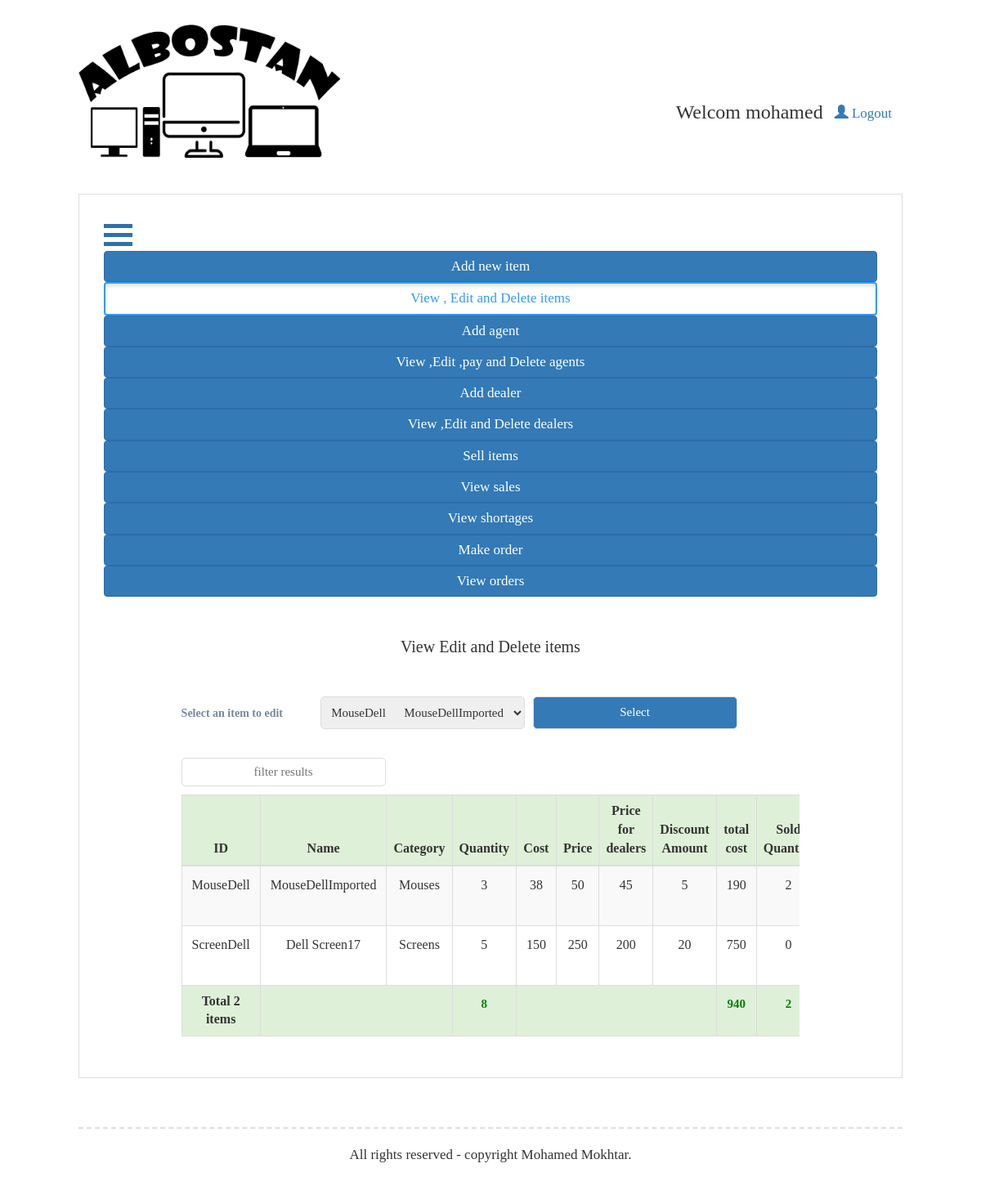
Screenshot of /ComputerShop/index.php?page=controllers/viewItems_c (signed in) with the database file from the repository.
### tables this page shows
CREATE TABLE `product` (
  `id` varchar(100) NOT NULL,
  `p_name` varchar(100) NOT NULL,
  `category` varchar(100) DEFAULT NULL,
  `cost` double NOT NULL,
  `price` double NOT NULL,
  `d_price` double NOT NULL,
  `quantity` int(11) NOT NULL,
  `discount` double NOT NULL DEFAULT '0',
  `image` varchar(300) DEFAULT NULL,
  `total_cost` double NOT NULL DEFAULT '0',
  `sold_quantity` int(11) NOT NULL DEFAULT '0',
  `total_money` double NOT NULL DEFAULT '0',
  `profits` double NOT NULL DEFAULT '0',
  PRIMARY KEY (`id`)
);

### ComputerShop/includes/dataBaseVars.php (called while the page is built)
<?php
$host="localhost";
$user="root";
$password="134679852";
$dataBase="computershop";
$port="3306";

### ComputerShop/models/DataBase.php (called while the page is built, shortened)
<?php
class DataBase {
    private $host;
    private $userName;
    private $password;
    private $dataBase;
    private $port;
    public function DataBase($dataBaseVars)
    {
        if(is_file($dataBaseVars)&& file_exists($dataBaseVars))
        {
              $this->host=$host;
              $this->userName=$user;
              $this->password=$password;
              $this->dataBase=$dataBase;
              $this->port=$port;
        }
        else {
            throw new Exception("the file ".$dataBaseVars."is not founc");
        }
    }
    public function connect()
    {
        $this->connection=new mysqli($this->host,  $this->userName,  $this->password,  $this->dataBase,  $this->port);
        return $this->connection;
    }
}

### ComputerShop/models/Display.php (called while the page is built, shortened)
<?php
class Display  extends DataBase{
    private $table;
    private $connection;
    public function Display($table,$vars=null)
    {
         $this->table=$table;
        $this->connection=  $this->connect();
    }
    public function getALLData($orderBy=null)
    {
        if($orderBy!=null)
        {
            $orderBy="order by ".$orderBy;
        }
        $query = "select *from $this->table $orderBy";
        $result = $this->connection->query($query);
        $num = $result->num_rows;
        if($num>0)
        {
            for($i = 0;$i<$num;$i++)
            {
                $data[$i] = $result->fetch_assoc();
            }
            return $data;
        }
       else
            return FALSE;
    }
}

### ComputerShop/views/viewItems.php (the view, shortened to what this page needs)
<h2 class="sectionTitle">View Edit and Delete items</h2>
        <section id="itemIdSelectSection">
            <form name="ItemToEdit" method="post" action="" autocomplete="on">
        <label id="itemdIdSelectLabel" for="itemIdSelect">Select an item to edit</label>
        <select id="itemIdSelect" name="itemToEdit">
            <optgroup label="ID &nbsp;&nbsp;&nbsp;&nbsp;&nbsp;&nbsp;&nbsp;&nbsp;Name">
   <?php
                    $ItemsCount = count($itemsData);
                    for($i = 0; $i < $ItemsCount; $i++ )
                    {
                        if($i==0)
                         echo"<option value='{$itemsData[$i]['id']}' selected='selected'>{$itemsData[$i]['id']}&nbsp;&nbsp;&nbsp;&nbsp;&nbsp;&nbsp;{$itemsData[$i]['p_name']}</option>";
                        else
                         echo"<option value='{$itemsData[$i]['id']}'>{$itemsData[$i]['id']}&nbsp;&nbsp;&nbsp;&nbsp;&nbsp;&nbsp;{$itemsData[$i]['p_name']}</option>";
                    }
           ?>
              </optgroup>
        </select>
        <input type="submit" name="submit" value="Select" id="selectId" class="btn btn-primary">
           </form>
        </section>
        <div class="formSection" style="margin:0 0!important;clear:both"><input oninput="    filter(event,6,[3,8,9,10,11],[0,2,4,5,6,7],itemsTable,itemsFooter)" style="height:35px" type="text" placeholder="filter results" onfocus="this.placeholder=''" onblur="this.placeholder='filter results'" ></div>
        <div class="tableParent">
        <table id="itemsTable" class=" table table-striped table-hover table-bordered">
                <thead>
                    <tr class="success">
                        <th scope="col">ID</th>
                        <th scope="col">Name</th>
                        <th scope="col">Category</th>
                        <th scope="col">Quantity</th>
                        <th scope="col">Cost</th>
                        <th scope="col">Price</th>
                        <th scope="col">Price for dealers</th>
                        <th scope="col">Discount Amount</th>
                        <th scope="col">total cost</th>
                        <th scope="col">Sold Quantity</th>
                    </tr>
                </thead>
                <tfoot>
                    <tr class="success">
                  <?php
                    $total['quantity']=0;
                    $total['sold_quantity']=0;
                    $total['cost']=0;
                    $total['money']=0;
                    $total['profits']=0;
                    for($i = 0; $i < $ItemsCount; $i++ )
                    {
                    $total['quantity']+=$itemsData[$i]['quantity'];
                    $total['sold_quantity']+=$itemsData[$i]['sold_quantity'];
                    $total['cost']+=$itemsData[$i]['total_cost'];
                    $total['money']+=$itemsData[$i]['total_money'];
                    $total['profits']+=$itemsData[$i]['profits'];
                    }
                   ?>
                        <th scope="row">Total <?php echo $ItemsCount; ?> items</th>
                        <td colspan="2"></td>
                        <td ><?php echo $total['quantity']; ?></td>
                        <td colspan="4"></td>
                        <td><?php echo $total['cost']; ?></td>
                        <td><?php echo $total['sold_quantity']; ?></td>
                    </tr>
                </tfoot>
                <tbody>
                    <?php
                    for($i = 0; $i < $ItemsCount; $i++ )
                    {
                        echo "<tr>";
                        echo "
                    <td>{$itemsData[$i]['id']}</td>
                    <td>{$itemsData[$i]['p_name']}</td>
                    <td>{$itemsData[$i]['category']}</td>
                    <td>{$itemsData[$i]['quantity']}</td>
                    <td>{$itemsData[$i]['cost']}</td>
                    <td>{$itemsData[$i]['price']}</td>
                    <td>{$itemsData[$i]['d_price']}</td>
                    <td>{$itemsData[$i]['discount']}</td>
                    <td>{$itemsData[$i]['total_cost']}</td>
                    <td>{$itemsData[$i]['sold_quantity']}</td>
                    <td>{$itemsData[$i]['total_money']}</td>
                    <td>{$itemsData[$i]['profits']}</td>
                    <td><img id='itemImageT' src='{$itemsData[$i]['image']}' onclick='displayModal(event)' alt='{$itemsData[$i]['id']}'/></td>
                    <td>
                        <a title ='delete this item' class='action' id='deleteAction' style='cursor:pointer' data-id='{$itemsData[$i]["id"]}' onclick='displayConfirmModal(event,\"viewItems_c\")'><img src='{$site}delete.png'/></a>
                        <a title='edit this item' class='action' id='editAction' href='?page=controllers/viewItems_c&action=edit&id={$itemsData[$i]["id"]}'><img src='{$site}edit.png'></a>
                    </td>";
                    echo "</tr>";
                    }
                    ?>
                </tbody>
            </table>
</div>

### rows the page displays
product: sold_quantity "2", id "MouseDell", p_name "MouseDellImported", category "Mouses", quantity "3", cost "38", price "50", d_price "45", discount "5", total_cost "190"
product: id "ScreenDell", p_name "Dell Screen17", category "Screens", quantity "5", cost "150", price "250", d_price "200", discount "20", total_cost "750", sold_quantity "0"

### other values shown
$_SESSION["userName"] "mohamed"
$agentView "View ,Edit ,pay and Delete agents"
$ItemsCount "2"
$total['quantity'] "8"
$total['cost'] "940"
form field itemToEdit "MouseDell MouseDellImported"
